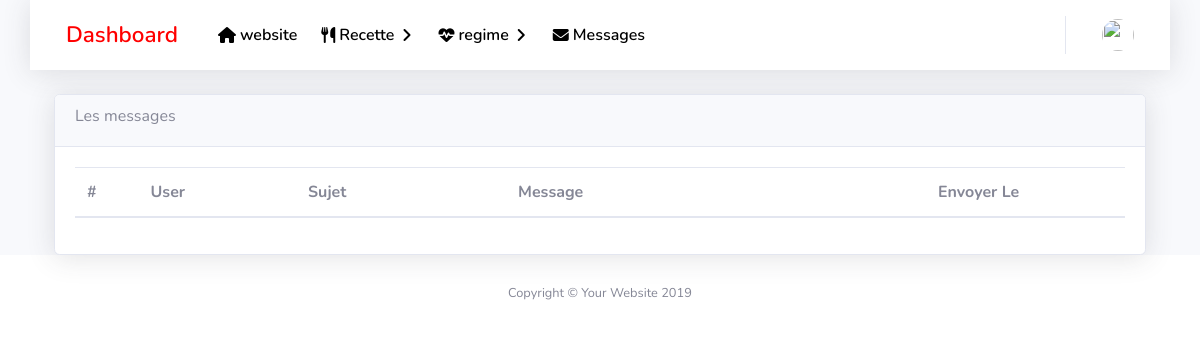
The page /admin/messages.php on the database as committed earlier.
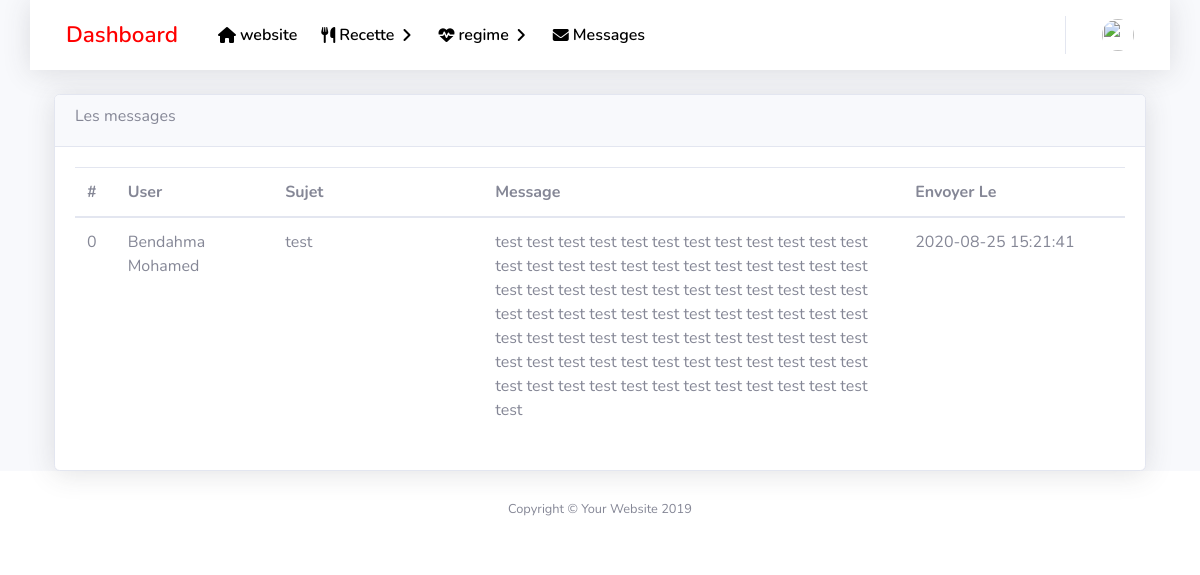
The same page on the database as committed later.
### tables this page shows
CREATE TABLE `messages` (
  `id` int(11) NOT NULL,
  `user_name` text NOT NULL,
  `object` text NOT NULL,
  `body` text NOT NULL,
  `send_at` datetime NOT NULL,
  `seen` tinyint(1) NOT NULL DEFAULT 0
);

### admin/functions/data.php (called while the page is built, shortened)
<?php require('./../functions/init.php'); ?>
<?php
        $sql = "SELECT * FROM `messages`;" ;
        $dataMessages = mysqli_query($connect,$sql) or die(mysqli_error($connect));
?>

### admin/messages.php (the view)
<?php include('./inc/header.php'); ?>
<?php include('./functions/data.php'); ?>
 <div id="content-wrapper" class="d-flex flex-column ">
<div id="content">
  <?php include("./inc/topNav.php"); ?>
  <div class="container">
        <div class="card card-default shadow">
            <div class="card-header">
                <h6>Les messages</h6>
            </div>
            <div class="card-body">
                <table class="table">
                    <thead>
                        <tr>
                            <th>#</th>
                            <th width="15%">User</th>
                            <th width="20%">Sujet</th>
                            <th width="40%">Message</th>
                            <th>Envoyer Le</th>
                        </tr>
                    </thead>
                    <tbody>
                        <?php $i=0; while($row = mysqli_fetch_assoc($dataMessages)){ ?>
                        <tr>
                            <td> <?php echo $i++; ?> </td>
                            <td> <?php  echo $row['user_name'] ?> </td>
                            <td> <?php  echo $row['object'] ?> </td>
                            <td> <?php  echo $row['body'] ?> </td>
                            <td> <?php  echo $row['send_at'] ?> </td>
                        </tr>
                        <?php } ?>
                    </tbody>
                </table>
            </div>
        </div>
  </div>
</div>
<?php include('./inc/footer.php'); ?>

Rows that differ between the two databases and show on the page:
added messages: user_name "Bendahma Mohamed", object "test", body "test test test test test test test test test test test test test test test test test test test test test test test test test test test test test test test test test test test test test test test test test test test test test test test test test test test test test test test test test test test test test test test test test test test test test test test test test test test test test test test test test test test test test", send_at "2020-08-25 15:21:41"
